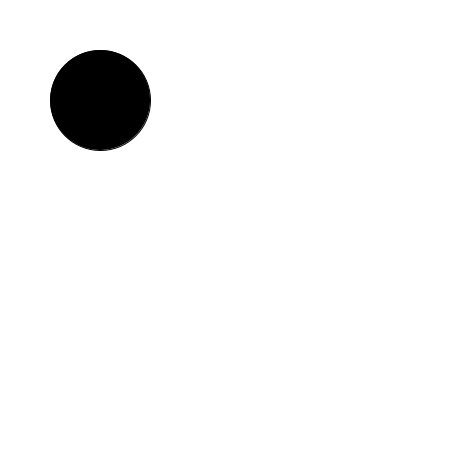
Frame 1 (no input)
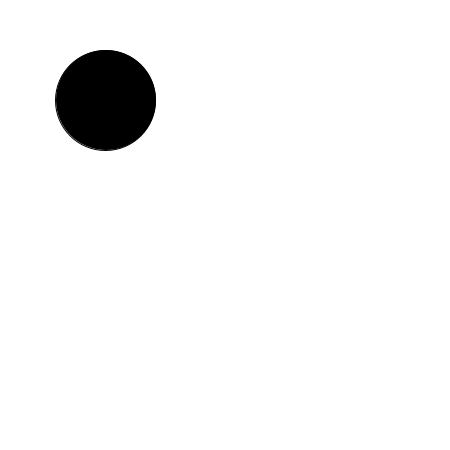
Frame 60 (the mouse pressed at the canvas centre just before this capture)
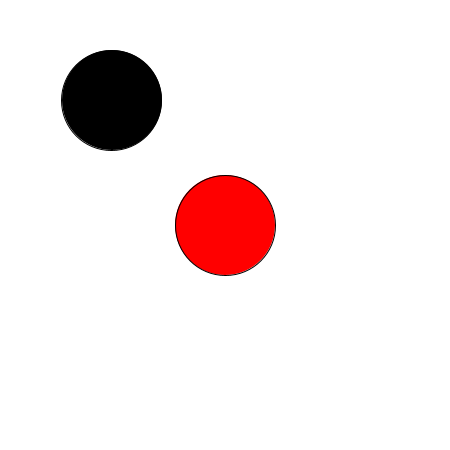
Frame 120 (the mouse held since frame 60 and released just before this capture)

The Processing sketch that drew these frames (run headless with seeded random() and noise(); from frame 60 on, the mouse is pressed at the canvas centre):

// Processing sketch: abprallen
// ── abprallen.pde
vieh dasvieh1 = new vieh();
vieh dasvieh2 = new vieh();

PVector vieh1Pos;
PVector vieh2Pos = new PVector(-100, -100);
PVector abstand;

void setup(){
size(450,450);

dasvieh1.display(100, 100);
}

void draw(){
background(255);
fill(0);

dasvieh1.move();
dasvieh2.display(vieh2Pos.x, vieh2Pos.y); 
dasvieh1.check(vieh2Pos);

}

void mousePressed(){

  vieh2Pos = new PVector(mouseX, mouseY);

}

class vieh{

  PVector Position;
  int size = 100;
  int richtung = 1;

vieh(){

}
void display(float x, float y){

   Position = new PVector(x,y);
  fill(255,0,0);
  ellipse( Position.x, Position.y, size, size);

}  

void move(){

  PVector move = new PVector(0.2,1);
  Position.x = Position.x + 0.1 * richtung;
  ellipse( Position.x, Position.y, 100, 100);
}

  void check(PVector stranger){

    float check = Position.dist(stranger);
   if( check < 1+size){   /// Das Problem : Stillstand,  weil richtung ständig negativ und positiv wird

     println("Hau ab da!");
     richtung = richtung *-1;

   }

  }

}
